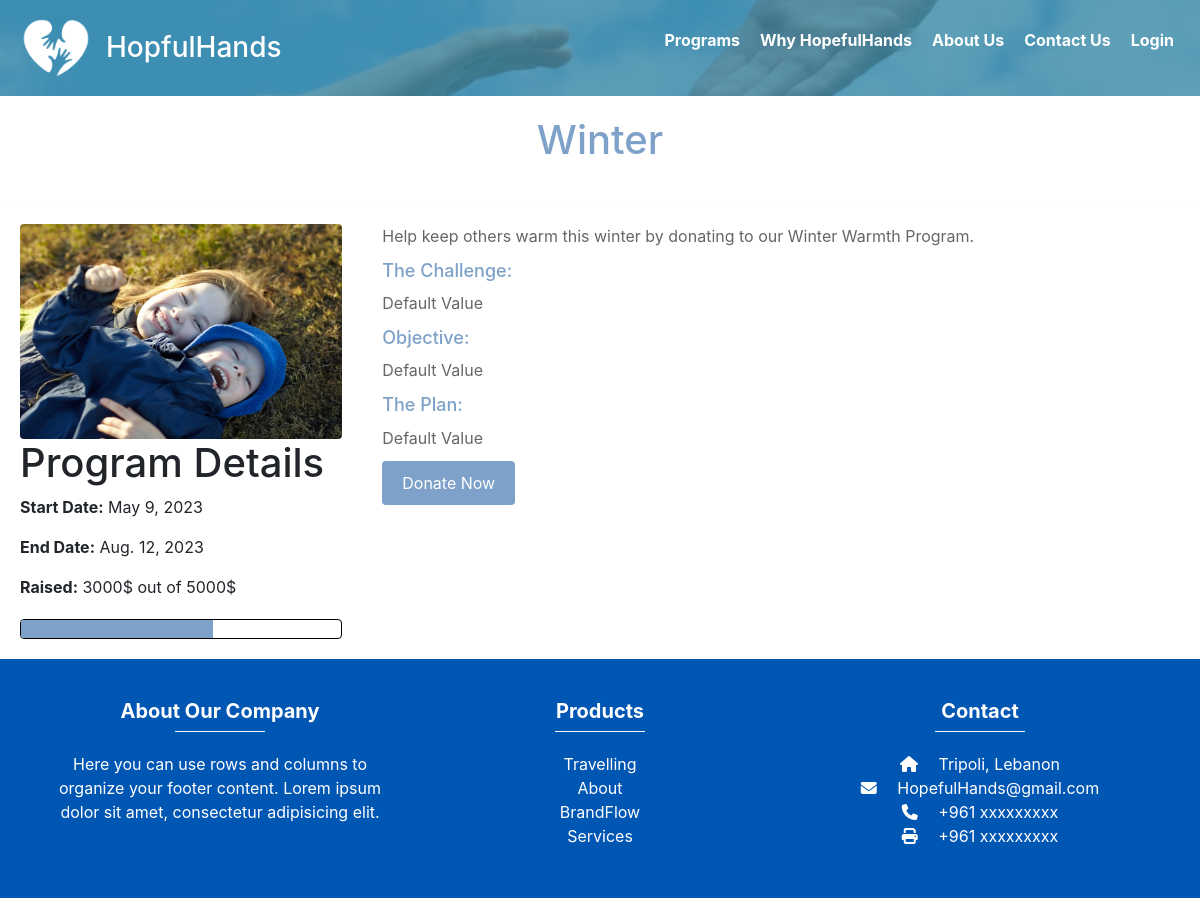
Before: /programs/2/ with the older database file.
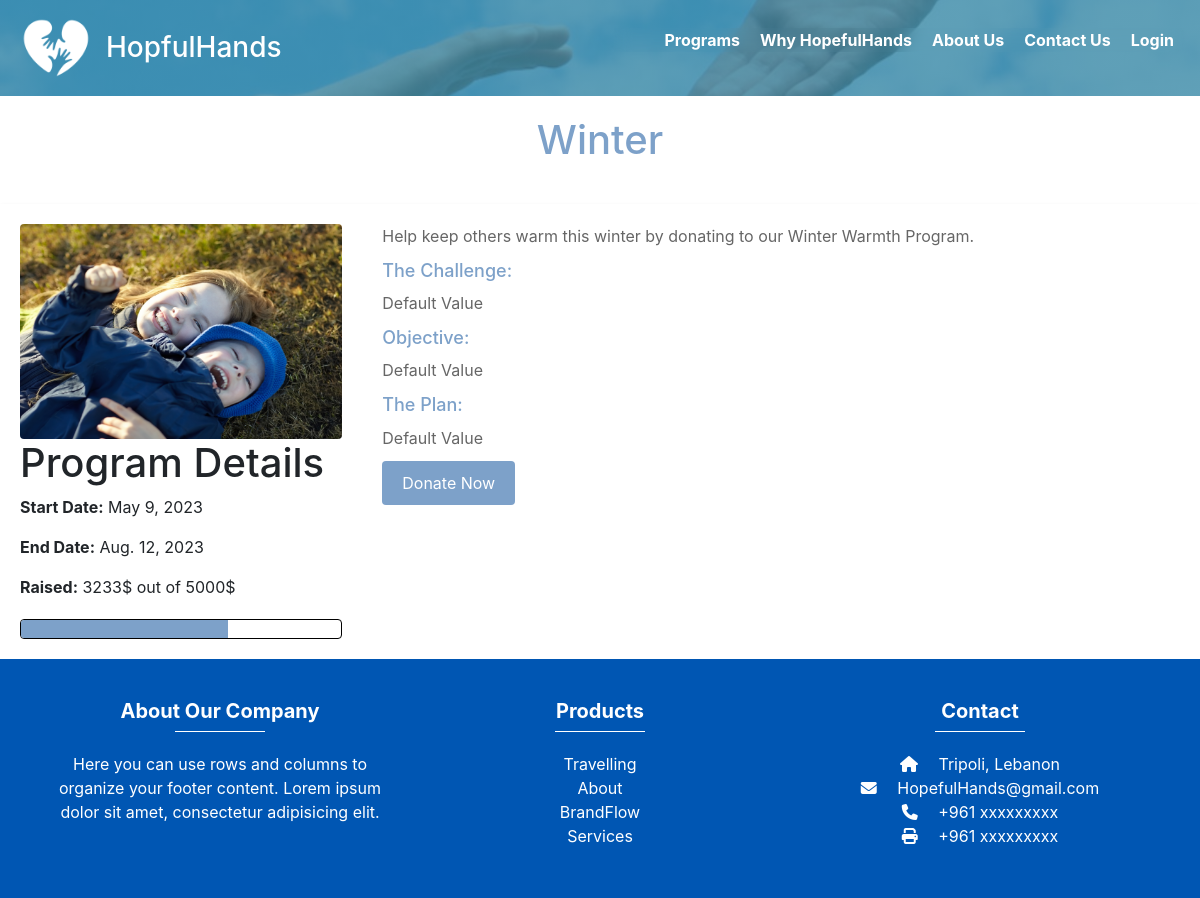
After: the same page with the newer database file.
### app1/models.py (models this page shows, shortened)
class Program(models.Model):
    program_name = models.CharField(max_length=40)
    program_description = models.CharField(max_length=400)
    program_summary = models.CharField(max_length=200, default='Default Value')
    program_image = models.ImageField(upload_to='images/')
    budget = models.IntegerField()
    start_date = models.DateField()
    end_date = models.DateField()
    raised = models.IntegerField(default=0)
    program_challenge = models.CharField(max_length=2000, default='Default Value')
    program_objective = models.CharField(max_length=2000, default='Default Value')
    program_plan = models.CharField(max_length=2000, default='Default Value')

### app1/views.py (the view)
# urls.py: re_path(r'^.*programs/(?P<program_id>\d+)/$', program_details, name='program_details'),
def program_details(request, program_id):
    program = get_object_or_404(Program, id=program_id)
    progress = calculate_progress(program.raised, program.budget)
    context = {
        'program': program,
        'progress': progress,
    }
    return render(request, 'pages/program_details.html', context)

### app1/views.py (called while the page is built)
def calculate_progress(raised, budget):
    if budget == 0:
        return 0
    return (raised / budget) * 100

### templates/pages/program_details.html (shortened to what this page needs)
<!DOCTYPE html>
<html>
<head>
</head>
<body>
  {% include 'components/navbar.html' %}
  <h1 class="program-title">{{ program.program_name }}</h1>
  <div class="program-container">
    <div class="program-image">
      <img src="{{ program.program_image.url }}" alt="Program Image">
      {% include 'components/progressbar.html' %}
    </div>
    <div class="program-description">
      <p>{{ program.program_description }}</p>
      <h2>The Challenge:</h2>
      <p>{{ program.program_challenge }}</p>
      <h2>Objective:</h2>
      <p>{{ program.program_objective }}</p>
      <h2>The Plan:</h2>
      <p>{{ program.program_plan }}</p>
      <a href="#" class="donate-button">Donate Now</a>
    </div>
  </div>
  {% include 'components/footer.html' %}
</body>
</html>

### templates/components/progressbar.html (shortened to what this page needs)
<!DOCTYPE html>
<html>
<head>
</head>
<body>
  <h1>Program Details</h1>
      <p><strong>Start Date:</strong> {{ program.start_date }}</p>
      <p><strong>End Date:</strong> {{ program.end_date }}</p>
      <p><strong>Raised:</strong> {{ program.raised }}$ out of {{ program.budget }}$</p>
  <div class="progress-bar1">
    <div class="progress-bar-inner1" style="width: {{ progress }}%;"></div>
  </div>
</body>
</html>

Changed rows visible on the page:
changed Program "Winter": raised "3000" → "3233"
Other visible differences:
{{ progress }}: 60.0 → 64.66 (drawn)
